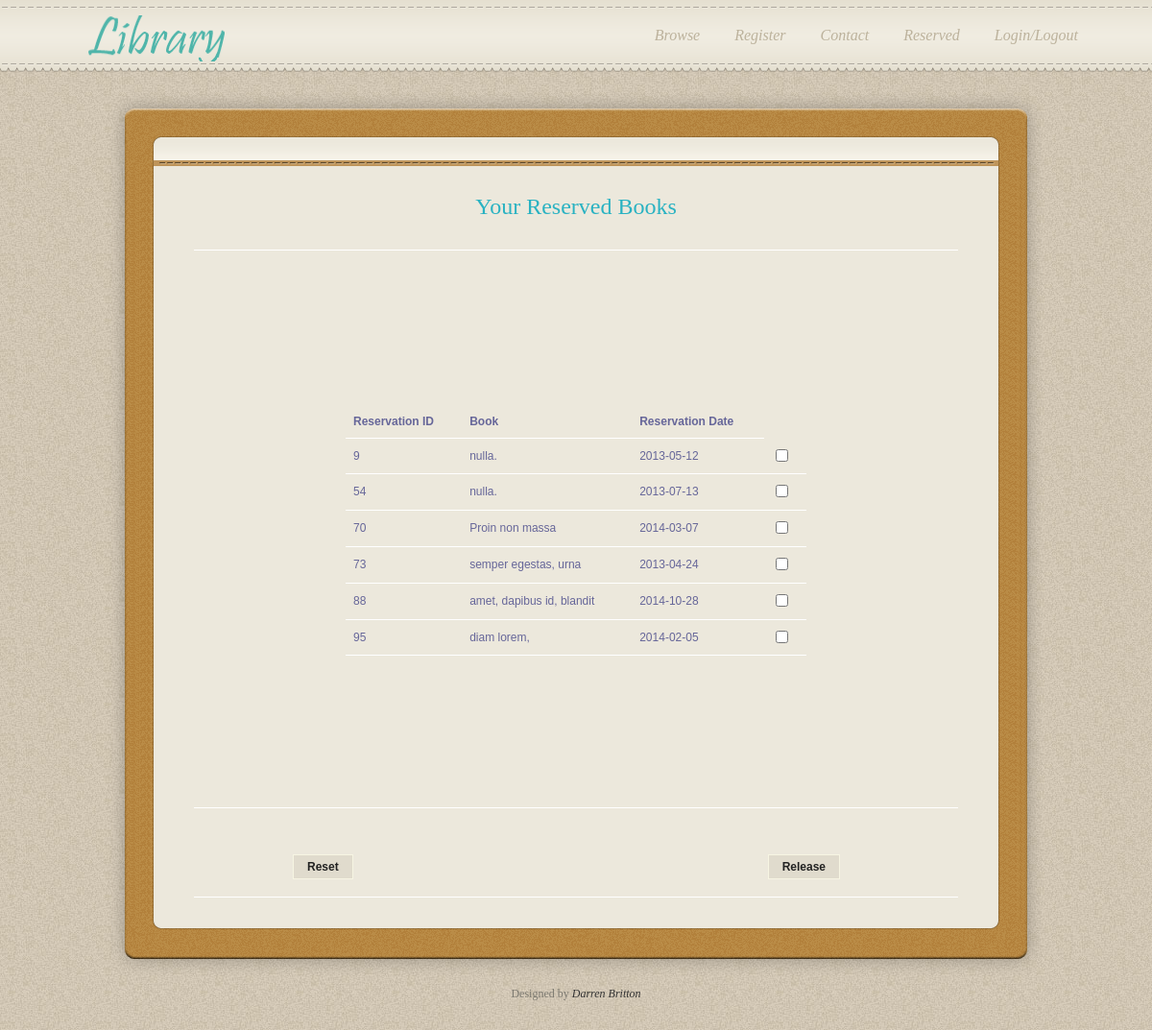
Screenshot of /viewreserved.php (signed in) with the database file from the repository.
### tables this page shows
CREATE TABLE IF NOT EXISTS `reservedbooks` (
  `reservationID` int(11) NOT NULL AUTO_INCREMENT,
  `book` int(11) DEFAULT NULL,
  `user` int(11) DEFAULT NULL,
  `reservationdate` date DEFAULT NULL,
  PRIMARY KEY (`reservationID`),
  KEY `book` (`book`),
  KEY `user` (`user`)
);

CREATE TABLE IF NOT EXISTS `book` (
  `bookID` int(11) NOT NULL AUTO_INCREMENT,
  `isbn` varchar(15) DEFAULT NULL,
  `booktitle` varchar(30) DEFAULT NULL,
  `author` varchar(30) DEFAULT NULL,
  `edition` varchar(1) DEFAULT NULL,
  `year` varchar(4) DEFAULT NULL,
  `category` int(11) DEFAULT NULL,
  `reserved` varchar(1) DEFAULT NULL,
  PRIMARY KEY (`bookID`),
  KEY `category` (`category`)
);

### fetchreserved.php (the view, shortened to what this page needs)
<!DOCTYPE html>
<html>
<head>
</head>
<body>
  <table id="box-table">
    <tr>
      <td colspan="2">
        <center>
          <h2><font face="Tahoma">Your Reserved Books</font></h2>
        </center>
      </td>
    </tr>
    <tr>
      <td>
        <table id="hover2">
          <tr>
            <td><strong>Reservation ID</strong></td>
            <td><strong>Book</strong></td>
            <td><strong>Reservation Date</strong></td>
          </tr>
            <form name="input" action="release.php" method="post">
            <?php
                $con=mysqli_connect("localhost","root","","library");
                $i = 1;
                $result = mysqli_query($con,"SELECT reservationID, booktitle, reservationdate FROM reservedbooks, book WHERE user = $_SESSION[userID] AND book = bookID");
                while($row = mysqli_fetch_array($result))
                {
                    echo "<tr>";
                    echo "<td>" . $row['reservationID'] . "</td>";
                    echo "<td>" . $row['booktitle'] . "</td>";
                    echo "<td>" . $row['reservationdate'] . "</td>";
                    echo '<td><input type="checkbox" name="release' . $i . '" value=' . $row['reservationID'] . '></td>';
                    echo "</tr>";
                    $i++;
                }
            ?>
        </table>
      </td>
    </tr>
    <tr>
       <td>
        <div id="form">
          <div id="center_form">
            <input type="submit" value="Release" id="submit" name="submit" class="submit_btn float_r">
            <input type="reset" value="Reset" id="reset" name="reset" class="submit_btn float_l">
          </div>
        </div>
       </td>
    </tr>
  </table>
</body>
</html>

### viewreserved.php (shortened to what this page needs)
<!DOCTYPE html>
<html>
<head>
</head>
<body>
    <div id="main_top"></div>
    <div id="main_wrapper">
        <div id="main">
            <?php include 'fetchreserved.php'; ?>
        </div>
    </div>
    <div id="footer">
        <div class="center copyright">
            <p>Designed by <a>Darren Britton</a></p>
        </div>
    </div>
</body>
</html>

### css/style.css (style rules this page uses)
body { margin: 0; padding: 0; color: #7c7970; font-family: Georgia, "Times New Roman", Times, serif; font-size: 12px; line-height: 1.4em; background-color: #c9bda7; background-image: url(../images/body.jpg); background-repeat: repeat; }
a, a:link, a:visited { color: #29b2c2; font-weight: normal; text-decoration: none; font-style: italic; }
p { margin: 0 0 10px 0; padding: 0; }
h1, h2, h3, h4, h5, h6 { color: #29b2c2; font-weight: normal; }
h1 { font-size: 48px; margin: 0 0 30px; padding: 5px 0 }
h2 { font-size: 24px; margin: 0 0 25px; padding: 3px 0 }
#box-table #hover2 { font-family: "Lucida Sans Unicode", "Lucida Grande", Sans-Serif; font-size: 12px; margin: 150px; width: 480px; text-align: left; border-collapse: collapse; }
#box-table td { padding: 8px; border-bottom: 1px solid #fff; color: #669; border-top: 1px solid transparent; }
#top_wrapper { width: 100%; height: 75px; margin-bottom: 20px; background: url(../images/top.png) repeat-x }
#top { width: 1080px; padding: 10px 48px; margin: 0 auto; }
#main_top { width: 976px; height: 78px; margin: 0 auto; background: url(../images/main_top.png) no-repeat }
#main_wrapper { width: 880px; padding: 0 48px; margin: 0 auto; background: url(../images/main_middle.png) repeat-y }
#main { padding: 20px 40px 20px }
#footer { width: 800px; padding: 60px 88px 10px; margin: 0 auto; background: url(../images/main_bottom.png) no-repeat top center }
#site_title { float: left; }
#site_title h1 { margin: 0; padding: 0; }
#site_title h1 a { display: block; font-size: 12px; font-family: Georgia, "Times New Roman", Times, serif; width: 229px; height: 54px; color: #acacac; text-indent: -10000px; background: url(../images/logo.png) no-repeat center left; }
#menu { float: right }
.float_l { float: left }
.float_r { float: right }
.center { text-align: center }
#form, #center_form { padding: 0; width: 380px; margin-bottom: 4%; margin-top: 4%; }
#center_form { width: 150%; display: block; position: relative; left: 25%; float: center; }
#form .submit_btn { margin: 10px 0px; padding: 5px 14px; font-weight: bold; background-color: #e0dbcd; border: 1px solid #f7f5e3; color: #222; font-family: Tahoma, Geneva, sans-serif; font-size: 12px; margin-top: 5px; }
#center_form { text-align: center; position: relative; left: 25%; }
.copyright { padding: 10px 0; }
.copyright a { color: #333; }

### css/ddsmoothmenu.css (style rules this page uses)
.ddsmoothmenu ul { z-index:100; margin: 0; padding: 0; list-style-type: none; }
.ddsmoothmenu ul li { position: relative; display: inline; float: left; }
.ddsmoothmenu ul li a { display: block; height: 54px; padding: 0 12px 0 10px; line-height: 54px; margin: 0 5px 0 9px; font-size: 16px; color: #bcb29c; text-align: center; text-decoration: none; font-weight: 400; outline: none; font-family: Georgia, "Times New Roman", Times, serif; background: url(../images/templatemo_menu_divider.png) center right no-repeat }

### rows the page displays
reservedbooks: reservationID "9", book.booktitle "nulla.", reservationdate "2013-05-12"
reservedbooks: reservationID "54", book.booktitle "nulla.", reservationdate "2013-07-13"
reservedbooks: reservationID "70", book.booktitle "Proin non massa", reservationdate "2014-03-07"
reservedbooks: reservationID "73", book.booktitle "semper egestas, urna", reservationdate "2013-04-24"
reservedbooks: reservationID "88", book.booktitle "amet, dapibus id, blandit", reservationdate "2014-10-28"
reservedbooks: reservationID "95", book.booktitle "diam lorem,", reservationdate "2014-02-05"
